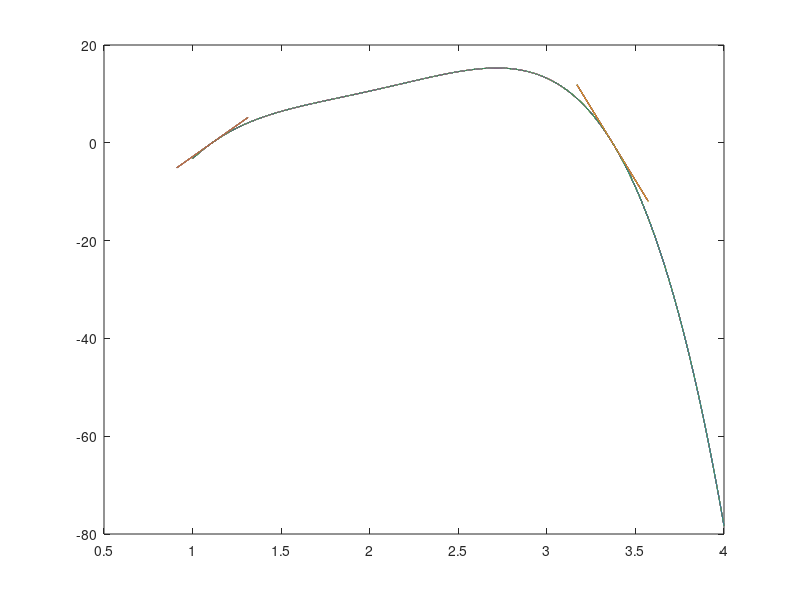

Write MATLAB code to recreate this figure.
%
clc; clear; close all;

h = 0.01;
first_list = [];
second_list = [];

for iteration = 1:8

    h = h/2;

    k = linspace(1,4, (4-1) / h);
    
    
    f_list = [];
    for c = 1:length(k)
        integrand = @(x) exp(.5.*(k(c).*x)./(3.*k(c) + x));
        f = @(k) integral(integrand, 1, 4*k) - 7.*(2 - k).^4;
    
        f_list(end+1) = f(k(c));
    end
    
    plot(k, f_list)
    
    index_list = [];
    i = 2;
    for j = 1:2
        while f_list(i) * f_list(i+1) > 0
            i = i + 1;
        end
        i = i + 1;
        index_list(end + 1) = i;
    end
    
    for c = 1:2
        i = index_list(c);
        point_before = i - 1; 
        point_after = i;
        disp(k(point_before) + " " + f_list(point_before))
        disp(k(point_after) + " " + f_list(point_after))
    
        gradient = (f_list(point_after) - f_list(point_before)) / (k(point_after) - k(point_before));
        y0 = f_list(point_before); t0 = k(point_before);
        line = @(t) y0 + gradient.*(t - t0);
        test_t = linspace(k(point_before) - .2, k(point_after) + .2);
        hold on
        plot(test_t, line(test_t))
    
        % interval halvation
        x_low = test_t(1); x_high = test_t(end);
        error = 1;
        while error > .00001
            x_mid = (x_high + x_low)/2;
        
            low = line(x_low);
            mid = line(x_mid);
            high = line(x_high);
        
            if high*mid < 0
                x_low = x_mid;
            else
                x_high = x_mid;
            end
            error = x_high - x_low;
        end
        disp(x_mid)
        hold on
        
        first_list(end + 1) = x_mid;
    end
    

end

new_first = [];
for k = 2:2:length(first_list)
    new_first(end + 1) = first_list(k-1);
    second_list(end + 1) = first_list(k);
end

if mod(length(first_list), 2) == 1
    new_first(end + 1) = first_list(end);
end

new_first'
second_list'

% secant method
% first root
%root_1 = [];
%x0 = 1; x1 = 1.5; error = 1;
%while error > 1e-4
%    x2 = x1 - 
%end

% nvm, I'll just copy the code with interval halvation
% Interval halvation
% x_low = 1; x_high = 1.5;
% error = 1;
% while error > .00001
%     x_mid = (x_high + x_low)/2;
% 
%     low = line(x_low);
%     mid = line(x_mid);
%     high = line(x_high);
% 
%     if high*mid < 0
%         x_low = x_mid;
%     else
%         x_high = x_mid;
%     end
%     error = x_high - x_low;
% end
% disp(x_mid)
% 
% x_low = 2.5; x_high = 2.8;
% error = 1;
% while error > .00001
%     x_mid = (x_high + x_low)/2;
% 
%     low = line(x_low);
%     mid = line(x_mid);
%     high = line(x_high);
% 
%     if high*mid < 0
%         x_low = x_mid;
%     else
%         x_high = x_mid;
%     end
%     error = x_high - x_low;
% end
% disp(x_mid)
% nvm secant might be better here.
